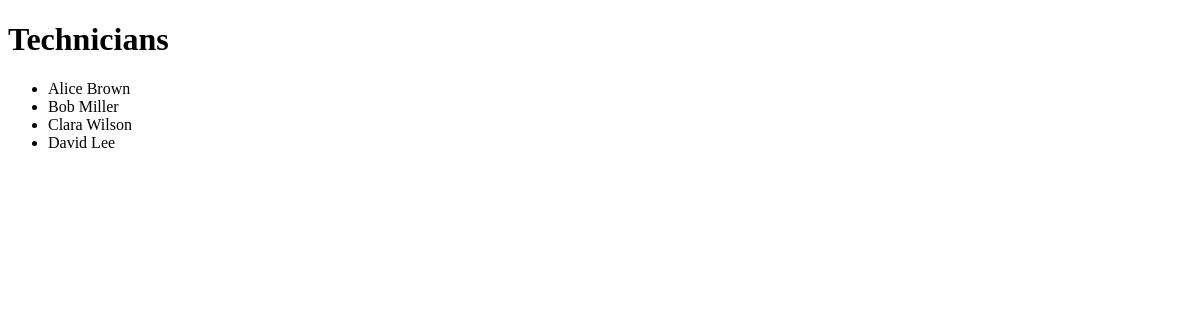
Page /home on the earlier database version.
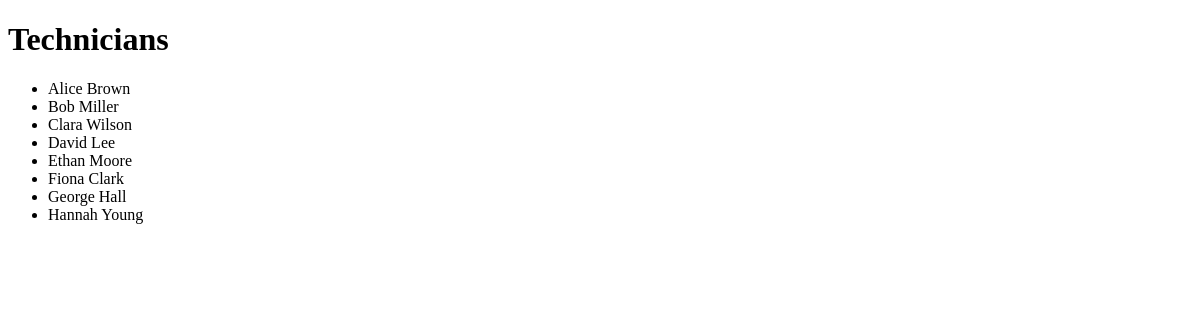
Same page on the later database version.
### tables this page shows
CREATE TABLE Technician (
	technicianID INT NOT NULL,
	firstName VARCHAR(50),
	lastName VARCHAR(50),
	email VARCHAR(50),
	phone VARCHAR(15),
	depID INT NOT NULL,
	PRIMARY KEY (technicianID),
	FOREIGN KEY (depID) REFERENCES Department (departmentID),
	CONSTRAINT uniqueDep UNIQUE (technicianID, depID)
);

### flaskMain.py (the view)
@app.route("/")
@app.route("/home")
def home():
    conn = sqlite3.connect('samples.db')
    conn.row_factory = dict_factory
    c = conn.cursor()
    c.execute('SELECT * FROM Technician')
    technicians = c.fetchall()
    return render_template('home.html', technicians=technicians)

### flaskMain.py (called while the page is built)
def dict_factory(cursor, row):
    d = {}
    for idx, col in enumerate(cursor.description):
        d[col[0]] = row[idx]
    return d

### templates/home.html (shortened to what this page needs)
<!DOCTYPE html>
<html lang="en">
<head>
</head>
<body>
    <h1>Technicians</h1>
    <div>
        <ul>
            {% for technician in technicians %}
                <li>{{ technician.firstName }} {{ technician.lastName }}</li>
            {% endfor %}
        </ul>
    </div>
</body>
</html>

Differences in the rows shown:
added Technician: firstName "Ethan", lastName "Moore"
added Technician: firstName "Fiona", lastName "Clark"
added Technician: firstName "George", lastName "Hall"
added Technician: firstName "Hannah", lastName "Young"
